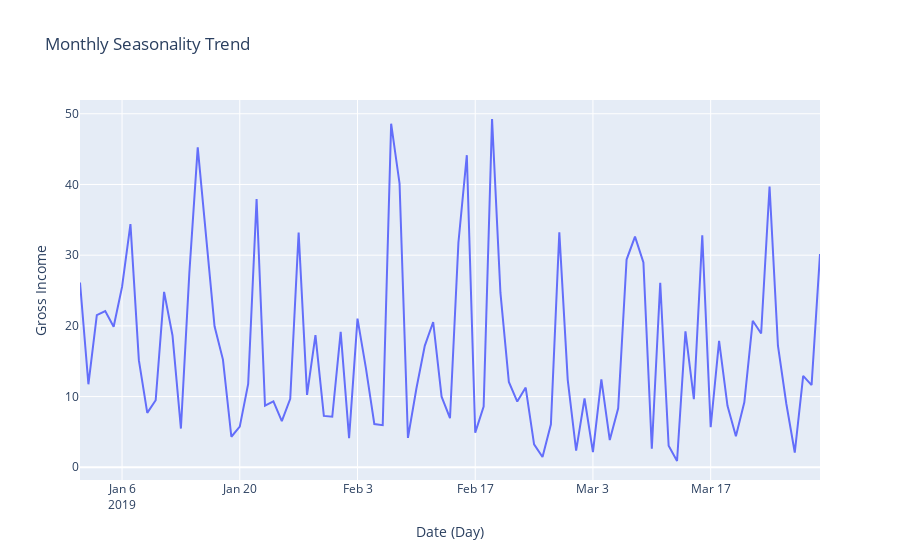

The notebook cell saved with this chart:
### Code cell
season = df[df["Date"].dt.year == 2019] # One month to check for seasonlity

# Monthly Sales Trends
monthly_sales_trends_fig = px.line(df, x=season["Date"], y=df["gross income"][:len(season)], title="Monthly Seasonality Trend")
monthly_sales_trends_fig.update_layout(
    xaxis_title = "Date (Day)",
    yaxis_title = "Gross Income"
)

monthly_sales_trends_fig.show()
